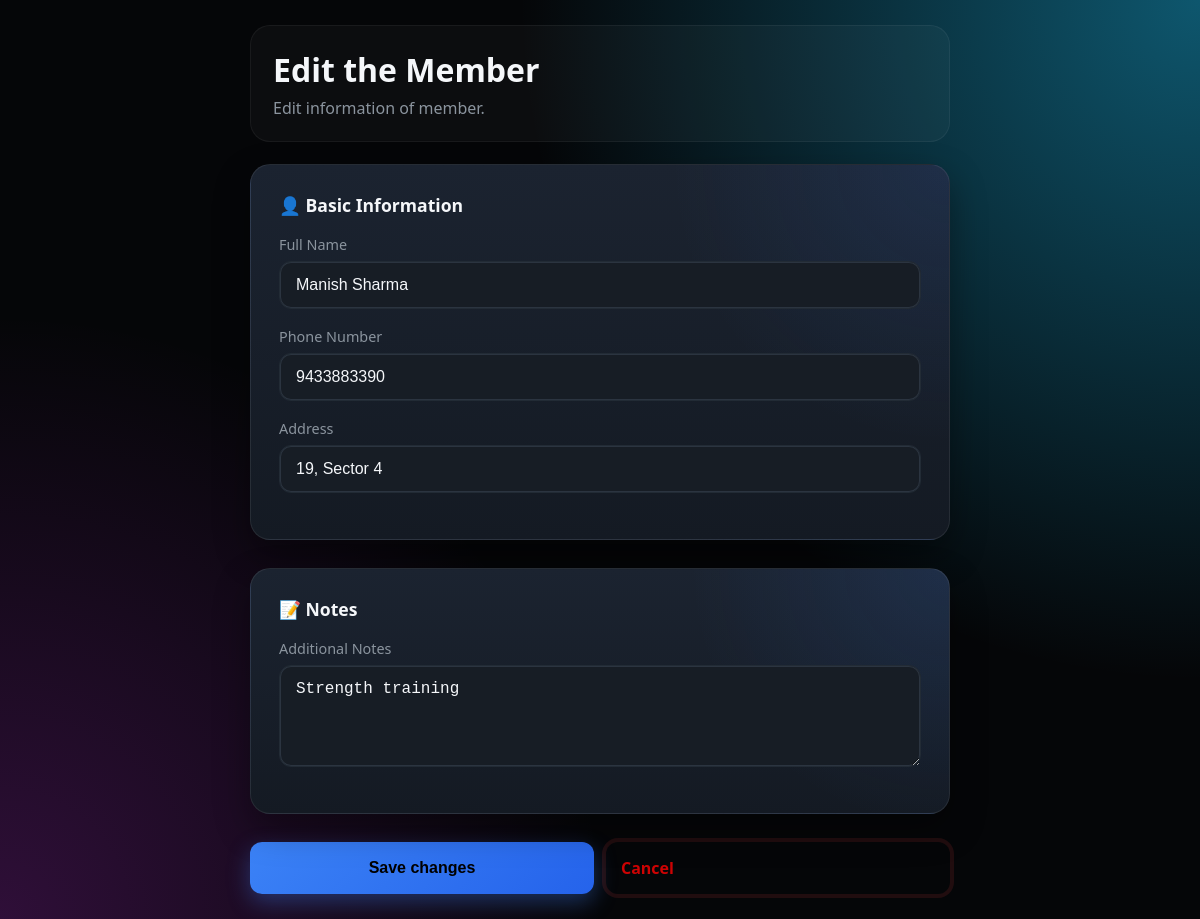
/members/13/edit (signed in), run on an earlier commit of the app's database.
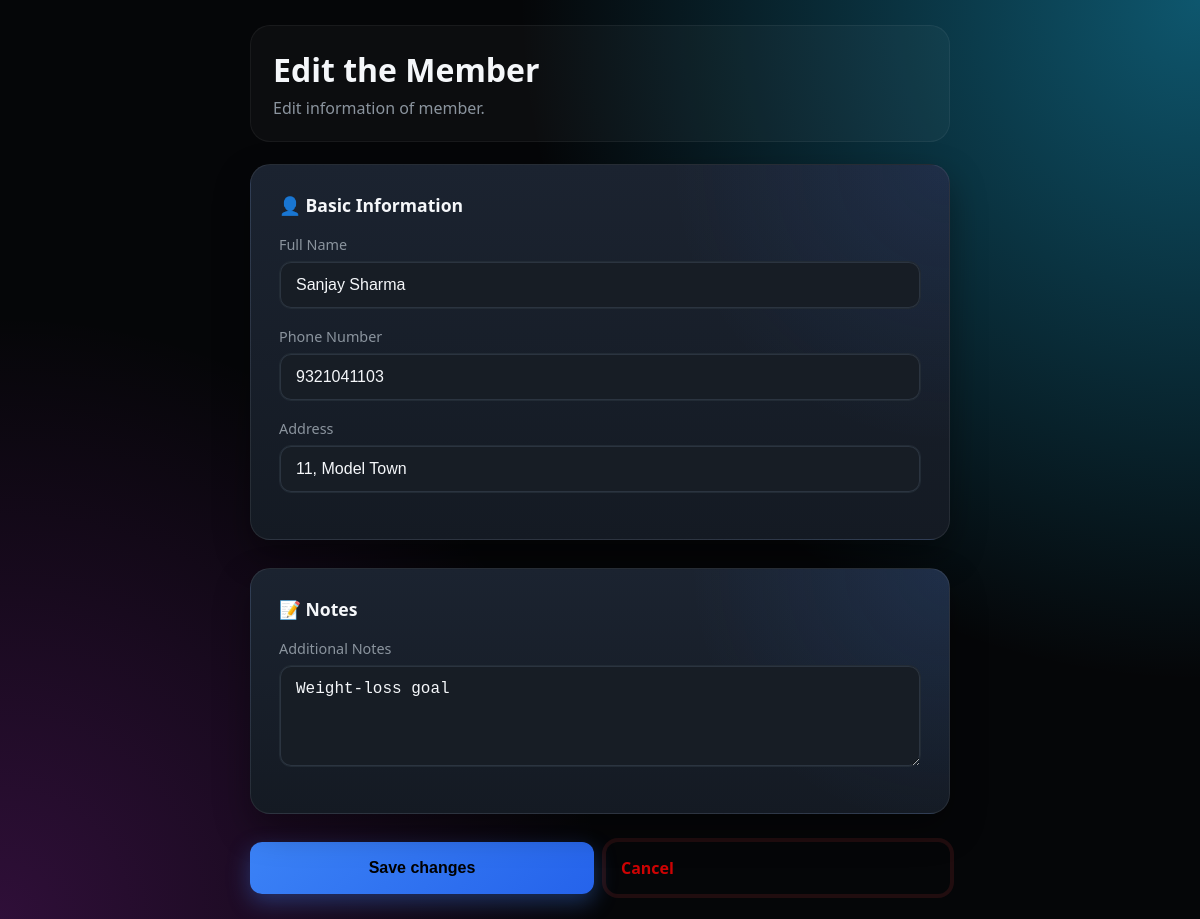
And on a later commit of the database.
### models.py (models this page shows, shortened)
class Member(db.Model):
    __tablename__ = "member"
    id = db.Column(db.Integer, primary_key=True)
    owner_id = db.Column(
        db.Integer,
        db.ForeignKey("gym_owner.id"),
        nullable=False,
        index=True
    )
    name = db.Column(db.String(100), nullable=False)
    address = db.Column(db.String(150), nullable=False)
    phone = db.Column(db.String(15), nullable=False)
    join_date = db.Column(db.Date, nullable=False)
    notes = db.Column(db.Text)
    active = db.Column(db.Boolean, default=True)
    current_plan_id = db.Column(
        db.Integer,
        db.ForeignKey("membership_plan.id")
    )
    current_plan = db.relationship("MembershipPlan", foreign_keys=[current_plan_id])
    membership_start = db.Column(db.Date)
    membership_expiry = db.Column(db.Date)
    memberships = db.relationship(
        "Membership",
        backref="member",
        lazy=True,
        cascade="all, delete-orphan"
    )
    attendance = db.relationship(
        "Attendance",
        backref="member",
        lazy=True,
        cascade="all, delete-orphan"
    )
    __table_args__ = (
        db.UniqueConstraint(
            "owner_id",
            "name",
            name="uq_owner_member_name"
        ),
    )

### routes/members.py (the view, shortened to what this page needs)
@members_bp.route("/members/<int:member_id>/edit", methods=["GET", "POST"])
@login_required
def edit_member(member_id):
    member = Member.query.filter_by(id=member_id, owner_id=current_user.id).first_or_404()
    errors, server_error = {}, False
    return render_template("edit_member.html", member=member, errors=errors, server_error=server_error)

### main.py (called while the page is built)
def create_app():
    app = Flask(__name__)
    app.secret_key = "ppp"
    app.config["SQLALCHEMY_DATABASE_URI"] = "sqlite:///gym.db"
    app.config["SQLALCHEMY_TRACK_MODIFICATIONS"] = False
    db.init_app(app)
    login_manager = LoginManager()
    login_manager.init_app(app)
    login_manager.login_view = "auth.login"
    @login_manager.user_loader
    def load_user(user_id):
        return db.session.get(GymOwner, int(user_id))
    from routes.admin import admin_bp
    from routes.auth import auth_bp
    from routes.members import members_bp
    from routes.settings import settings_bp
    app.register_blueprint(auth_bp)
    app.register_blueprint(members_bp)
    app.register_blueprint(settings_bp)
    app.register_blueprint(admin_bp)
    return app

### templates/edit_member.html (shortened to what this page needs)
<!doctype html>
<html lang="en">
<head>
  <link rel="stylesheet" href="{{url_for('static', filename='css/add_member.css') }}" />
</head>
<body>
  <div class="container">
    <header>
      <h1>Edit the Member</h1>
      <p>Edit information of member.</p>
    </header>
    <form action="/members/{{ member.id }}/edit" method="POST">
      <section class="card">
        <h2>👤 Basic Information</h2>
        <div class="input-group">
          <label for="name">Full Name</label>
          <input type="text" id="name" name="name" placeholder="Enter full name" value="{{ request.form.name or member.name }}"
            class="{% if errors.name %}input-error{% endif %}" required />
        </div>
        <div class="input-group">
          <label for="phone">Phone Number</label>
          <input type="tel" id="phone" name="phone" placeholder="+91 XXXXX XXXXX" value="{{ request.form.phone or member.phone }}"
            class="{% if errors.phone %}input-error{% endif %}" required />
        </div>
        <div class="input-group">
          <label for="address">Address</label>
          <input type="text" id="address" name="address" placeholder="Village/Town/City" value="{{ request.form.address or member.address }}"
            class="{% if errors.address %}input-error{% endif %}" required />
        </div>
      </section>
      <section class="card">
        <h2>📝 Notes</h2>
        <div class="input-group">
          <label for="notes">Additional Notes</label>
          <textarea id="notes" name="notes" rows="4" placeholder="Payment issue? Half payment? Vacant days?">{{request.form.notes or member.notes}}</textarea>
        </div>
      </section>
      <div class="actions">
        <button type="submit">Save changes</button>
        <a href="/members/{{ member.id }}" class="button-secondary">
    Cancel
        </a>
      </div>
    </form>
  </div>
</body>
</html>

What changed in the data, as far as the page shows it:
changed Member: name "Manish Sharma" → "Sanjay Sharma"; phone "9433883390" → "9321041103"; address "19, Sector 4" → "11, Model Town"; notes "Strength training" → "Weight-loss goal"
